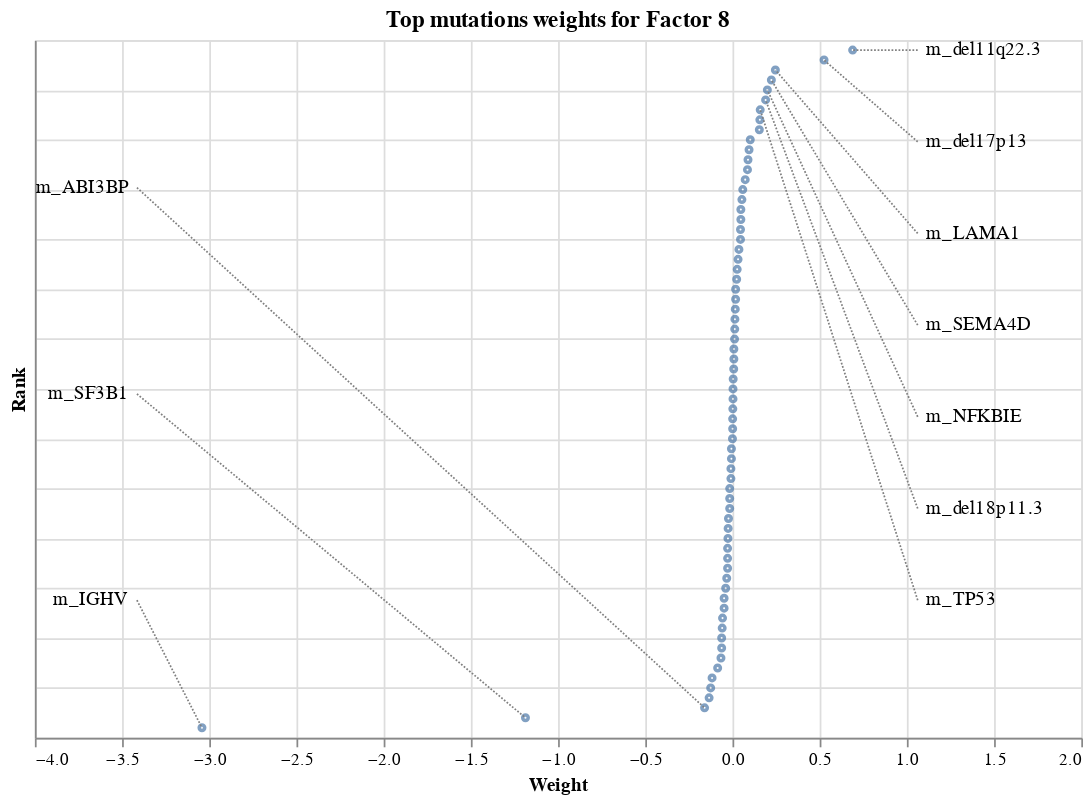

The code cell stored with this chart in its notebook:
### Markdown cell above
### Top weights per factor

### Code cell
plot_weights(model, "mutations", factor=1)

### Figure 1 — Vega specification as saved in the notebook (floating-point values rounded to 4 significant figures)
{"$schema": "https://vega.github.io/schema/vega/v5.json", "data": [{"name": "source_0", "values": [{"rank": 69, "weight": 0.689}, {"rank": 68, "weight": 0.525}, {"rank": 67, "weight": 0.246}, {"rank": 66, "weight": 0.223}, {"rank": 65, "weight": 0.2}, {"rank": 64, "weight": 0.19}, {"rank": 63, "weight": 0.159}, {"rank": 62, "weight": 0.157}, {"rank": 61, "weight": 0.154}, {"rank": 60, "weight": 0.102}, {"rank": 59, "weight": 0.095}, {"rank": 58, "weight": 0.089}, {"rank": 57, "weight": 0.086}, {"rank": 56, "weight": 0.073}, {"rank": 55, "weight": 0.059}, {"rank": 54, "weight": 0.054}, {"rank": 53, "weight": 0.048}, {"rank": 52, "weight": 0.048}, {"rank": 51, "weight": 0.046}, {"rank": 50, "weight": 0.046}, {"rank": 49, "weight": 0.037}, {"rank": 48, "weight": 0.032}, {"rank": 47, "weight": 0.027}, {"rank": 46, "weight": 0.024}, {"rank": 45, "weight": 0.018}, {"rank": 44, "weight": 0.018}, {"rank": 43, "weight": 0.016}, {"rank": 42, "weight": 0.014}, {"rank": 41, "weight": 0.013}, {"rank": 40, "weight": 0.012}, {"rank": 39, "weight": 0.008}, {"rank": 38, "weight": 0.008}, {"rank": 37, "weight": 0.007}, {"rank": 36, "weight": 0.004}, {"rank": 35, "weight": 0.003}, {"rank": 34, "weight": 0.003}, {"rank": 33, "weight": 0.002}, {"rank": 32, "weight": 0.001}, {"rank": 31, "weight": 0.001}, {"rank": 30, "weight": -0.0}, {"rank": 29, "weight": -0.006}, {"rank": 28, "weight": -0.006}, {"rank": 27, "weight": -0.009}, {"rank": 26, "weight": -0.009}, {"rank": 25, "weight": -0.016}, {"rank": 24, "weight": -0.016}, {"rank": 23, "weight": -0.016}, {"rank": 22, "weight": -0.023}, {"rank": 21, "weight": -0.025}, {"rank": 20, "weight": -0.026}, {"rank": 19, "weight": -0.028}, {"rank": 18, "weight": -0.028}, {"rank": 17, "weight": -0.028}, {"rank": 16, "weight": -0.033}, {"rank": 15, "weight": -0.039}, {"rank": 14, "weight": -0.048}, {"rank": 13, "weight": -0.048}, {"rank": 12, "weight": -0.057}, {"rank": 11, "weight": -0.059}, {"rank": 10, "weight": -0.062}, {"rank": 9, "weight": -0.062}, {"rank": 8, "weight": -0.066}, {"rank": 7, "weight": -0.085}, {"rank": 6, "weight": -0.117}, {"rank": 5, "weight": -0.125}, {"rank": 4, "weight": -0.134}, {"rank": 3, "weight": -0.16}, {"rank": 2, "weight": -1.187}, {"rank": 1, "weight": -3.042}]}, {"name": "source_1", "values": [{"feature": "m_del11q22.3", "label_x": 1.062, "label_y": 69.0}, {"feature": "m_del17p13", "label_x": 1.062, "label_y": 59.8}, {"feature": "m_LAMA1", "label_x": 1.062, "label_y": 50.6}, {"feature": "m_SEMA4D", "label_x": 1.062, "label_y": 41.4}, {"feature": "m_NFKBIE", "label_x": 1.062, "label_y": 32.2}, {"feature": "m_del18p11.3", "label_x": 1.062, "label_y": 23.0}, {"feature": "m_TP53", "label_x": 1.062, "label_y": 13.8}]}, {"name": "source_2", "values": [{"feature": "m_IGHV", "label_x": -3.415, "label_y": 13.8}, {"feature": "m_SF3B1", "label_x": -3.415, "label_y": 34.5}, {"feature": "m_ABI3BP", "label_x": -3.415, "label_y": 55.2}]}, {"name": "source_3", "values": [{"label_x": 1.062, "label_y": 69.0, "rank": 69, "weight": 0.689}, {"label_x": 1.062, "label_y": 59.8, "rank": 68, "weight": 0.525}, {"label_x": 1.062, "label_y": 50.6, "rank": 67, "weight": 0.246}, {"label_x": 1.062, "label_y": 41.4, "rank": 66, "weight": 0.223}, {"label_x": 1.062, "label_y": 32.2, "rank": 65, "weight": 0.2}, {"label_x": 1.062, "label_y": 23.0, "rank": 64, "weight": 0.19}, {"label_x": 1.062, "label_y": 13.8, "rank": 63, "weight": 0.159}]}, {"name": "source_4", "values": [{"label_x": -3.415, "label_y": 13.8, "rank": 1, "weight": -3.042}, {"label_x": -3.415, "label_y": 34.5, "rank": 2, "weight": -1.187}, {"label_x": -3.415, "label_y": 55.2, "rank": 3, "weight": -0.16}]}], "marks": [{"type": "symbol", "name": "layer_0_marks", "from": {"data": "source_0"}, "encode": {"update": {"fill": {"value": "transparent"}, "opacity": {"value": 0.7}, "x": {"field": "weight", "scale": "x"}, "size": {"value": 10}, "y": {"field": "rank", "scale": "y"}, "stroke": {"value": "#4c78a8"}}}, "style": ["point"]}, {"type": "text", "name": "layer_1_marks", "from": {"data": "source_1"}, "encode": {"update": {"dx": {"value": 5}, "text": {"signal": "isValid(datum[\"feature\"]) ? datum[\"feature\"] : \"\"+datum[\"feature\"]"}, "align": {"value": "left"}, "baseline": {"value": "middle"}, "fill": {"value": "black"}, "y": {"field": "label_y", "scale": "y"}, "x": {"field": "label_x", "scale": "x"}}}, "style": ["text"]}, {"type": "text", "name": "layer_2_marks", "from": {"data": "source_2"}, "encode": {"update": {"x": {"field": "label_x", "scale": "x"}, "y": {"field": "label_y", "scale": "y"}, "fill": {"value": "black"}, "align": {"value": "right"}, "baseline": {"value": "middle"}, "dx": {"value": -5}, "text": {"signal": "isValid(datum[\"feature\"]) ? datum[\"feature\"] : \"\"+datum[\"feature\"]"}}}, "style": ["text"]}, {"type": "rule", "name": "layer_3_marks", "from": {"data": "source_3"}, "encode": {"update": {"y": {"field": "label_y", "scale": "y"}, "strokeDash": {"value": [1, 1]}, "stroke": {"value": "gray"}, "x": {"field": "label_x", "scale": "x"}, "y2": {"field": "rank", "scale": "y"}, "x2": {"field": "weight", "scale": "x"}}}, "style": ["rule"]}, {"type": "rule", "name": "layer_4_marks", "from": {"data": "source_4"}, "encode": {"update": {"y": {"field": "label_y", "scale": "y"}, "stroke": {"value": "gray"}, "x2": {"field": "weight", "scale": "x"}, "x": {"field": "label_x", "scale": "x"}, "y2": {"field": "rank", "scale": "y"}, "strokeDash": {"value": [1, 1]}}}, "style": ["rule"]}], "scales": [{"name": "x", "type": "linear", "domain": [-3.974, 1.622], "range": [0, {"signal": "width"}], "zero": true, "nice": true}, {"name": "y", "type": "linear", "domain": {"fields": [{"data": "source_0", "field": "rank"}, {"data": "source_1", "field": "label_y"}, {"data": "source_2", "field": "label_y"}, {"data": "source_3", "field": "label_y"}, {"data": "source_3", "field": "rank"}, {"data": "source_4", "field": "label_y"}, {"data": "source_4", "field": "rank"}]}, "range": [{"signal": "height"}, 0], "zero": true, "nice": true}], "axes": [{"scale": "x", "orient": "bottom", "grid": true, "maxExtent": 0, "zindex": 0, "labels": false, "ticks": false, "domain": false, "minExtent": 0, "tickCount": {"signal": "ceil(width/40)"}, "gridScale": "y", "aria": false}, {"scale": "y", "minExtent": 0, "labels": false, "tickCount": {"signal": "ceil(height/40)"}, "gridScale": "x", "ticks": false, "domain": false, "orient": "left", "aria": false, "maxExtent": 0, "zindex": 0, "grid": true}, {"scale": "x", "grid": false, "labelFlush": true, "orient": "bottom", "title": "Weight", "labelOverlap": true, "tickCount": {"signal": "ceil(width/40)"}, "zindex": 0}, {"scale": "y", "orient": "left", "grid": false, "title": "Rank", "labelOverlap": true, "tickCount": {"signal": "ceil(height/40)"}, "labels": false, "ticks": false, "zindex": 0}], "title": {"text": "Top mutations weights for Factor 8", "frame": "group"}, "height": 400, "width": 600, "padding": 5, "background": "white", "style": "cell"}
